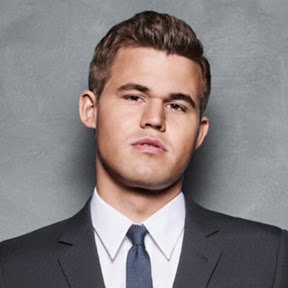
#> input picture Samples/Magnus-Carlsen-Original.jpg, 288 x 288 px
$ python Prototype.py
#> lines starting #> are read from the running program, lines starting #| are printed output that depends on the picture
#!/usr/bin/env python3

from itertools import chain, product
from math import sqrt, floor, ceil
import os
from pathlib import Path

import gurobipy as grb
import numpy as np
from PIL import Image, ImageOps


# assume that blocks are all equally sized
def assemble(blocks, block_size):
    image = Image.new('L', size=(block_size * blocks.shape[0], block_size * blocks.shape[1]))
    for i in range(blocks.shape[0]):
        for j in range(blocks.shape[1]):
            image.paste(blocks[i, j], (i * block_size, j * block_size))
    return image


def factor_pairs(number):
    return [(x, number // x) for x in range(1, number + 1) if number % x == 0]


def replace_transparent(transparent, colour='WHITE'):
#> called with colour = 'WHITE'
    nontransparent = Image.new('RGBA', transparent.size, colour)
#> nontransparent: PIL image 288x288 RGBA; every value is 255
    nontransparent.paste(transparent, (0, 0), transparent)
    return nontransparent.convert('RGB')
#> returned value is the input picture: PIL image 288x288 RGB; mean R, G, B 134.2, 126.6, 127.8


def min_bbox(images):
    minx1, minx2 = float('inf'), float('inf')
    maxx1, maxx2 = float('-inf'), float('-inf')
    for image in images:
        bbox = image.getbbox()
        minx1, minx2 = min(minx1, bbox[0]), min(minx2, bbox[1])
        maxx1, maxx2 = max(maxx1, bbox[2]), max(maxx2, bbox[3])
    return (minx1, minx2, maxx1, maxx2)

def min_square_bbox(images):
    bbox = min_bbox(images)
    x, y = min(bbox[0], bbox[1]), max(bbox[2], bbox[3])
    return (x, x, y, y)


########################################################################################################################
# customize mosaic
########################################################################################################################
target_path = 'Samples/Magnus-Carlsen-Original.jpg'
num_sets = 2847

pieceset_dir = 'Chess-Piece-Sets-Ready/cburnett'
background = {'Bright': 'rgb(169, 169, 169)', 'Dark': 'rgb(134, 134, 134)'}

num_pieces = 32
block_size = 1

########################################################################################################################
# determine the best number of block in each dimension based on the original image's aspect ratio
########################################################################################################################
num_blocks = num_sets * num_pieces
pairs = factor_pairs(num_blocks)
ratios = [width / height for width, height in pairs]

target_image = ImageOps.grayscale(replace_transparent(Image.open(target_path).convert('RGBA')))
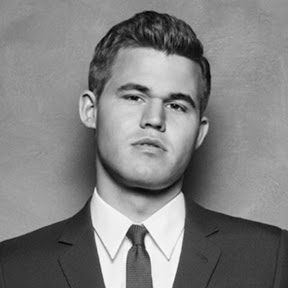
#> target_image: PIL image 288x288 L; min 1, max 255, mean 129.1
target_ratio = target_image.width / target_image.height
#> target_ratio = 1

min_diff, min_pair = float('inf'), (-1, -1)
for pair, ratio in zip(pairs, ratios):
    diff = abs(target_ratio - ratio)
    if diff < min_diff:
        min_diff, min_pair = diff, pair
#> after the loop, min_diff = 0.0641
num_blocks_width, num_blocks_height = min_pair
#> num_blocks_width = 292; num_blocks_height = 312

# high quality resampling to the required dimensionality
target_image = target_image.resize((num_blocks_width * block_size, num_blocks_height * block_size), resample=Image.LANCZOS, reducing_gap=3)
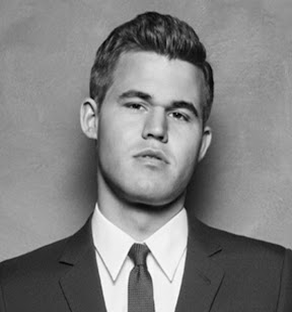
#> target_image: PIL image 292x312 L; min 0, max 254, mean 129.1
pixels = np.array(target_image).T
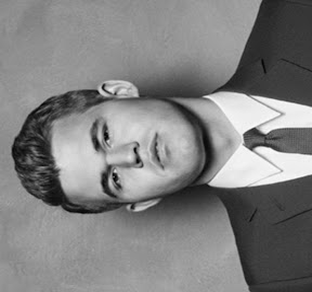
#> pixels: shape (292, 312); min 0, max 254, mean 129.1


########################################################################################################################
# read image pieces for LP
########################################################################################################################
colours = ['Black', 'White']
pieces = ['Bishop', 'King', 'Knight', 'Pawn', 'Queen', 'Rook']

piece_images = {
#> (the run stopped early here; a loop or call above may not have finished)
